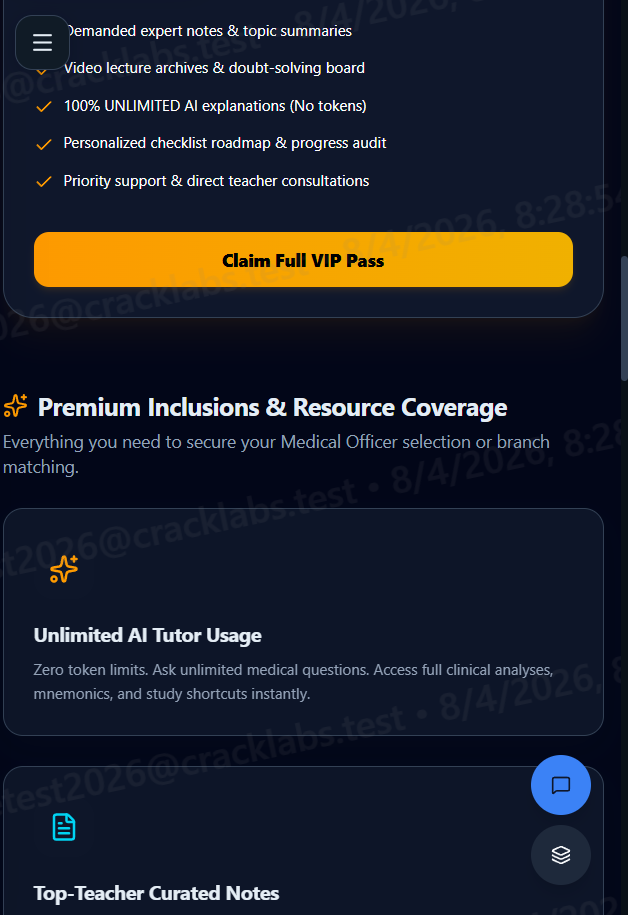
#> input picture audit-desktop-02-tests-mid.png, 628 x 915 px; its folder holds only this picture in this run
$ python -i ocr_tesseract.py   (imports and definitions only)
#> lines starting #> are read from the running program, lines starting #| are printed output that depends on the picture; after the words box and inside, x2 and y2 are one past the last pixel; in counts of white or black regions, pixels touching at a corner belong together
"""Tesseract OCREngine — production implementation.

Wraps `pytesseract` (Tesseract 5) with OpenCV preprocessing tuned for
medical-PDF page renders:

    1. Convert to grayscale
    2. Deskew via minAreaRect on the Otsu-thresholded image
    3. Median blur (k=3)
    4. Adaptive Gaussian threshold

This is the recipe that consistently gives > 90 % confidence on the
NEET-PG-2021 page renders.

The engine supports two entry points:

    ocr(image_path)             -> (text, confidence 0..100)
    ocr_region(image_path, bbox,
               page_width_px, page_height_px) -> cropped OCR

`bbox` is in PDF-point coordinates; we scale to pixel coordinates
using the supplied `page_width_px` / `page_height_px`.

Three graceful-degradation paths:
* No `pytesseract` installed -> returns ("", 0.0)
* Tesseract binary missing  -> returns ("", 0.0)
* OCR fails for any reason  -> returns ("", 0.0) + log warning
"""
from __future__ import annotations

import logging
import os
import shutil
import subprocess
from pathlib import Path

LOG = logging.getLogger("mce.ocr_tesseract")


# ----------------------------------------------------------------- optional deps

try:
    import pytesseract  # type: ignore
    from PIL import Image  # type: ignore
    _HAS_PYTESS = True
except Exception:  # pragma: no cover
    pytesseract = None  # type: ignore
    Image = None  # type: ignore
    _HAS_PYTESS = False

try:
    import cv2  # type: ignore
    import numpy as np  # type: ignore
    _HAS_CV2 = True
except Exception:  # pragma: no cover
    cv2 = None  # type: ignore
    np = None  # type: ignore
    _HAS_CV2 = False


# ----------------------------------------------------------------- tesseract binary discovery

_TESSERACT_BIN: str | None = None

# Repo-local tessdata directory.  Used when the system install lives in a
# write-protected location (e.g. C:\Program Files) and we need to drop
# additional language packs (e.g. ``equ``, ``osd``).
# Search upward from this file for a ``tools/tessdata`` directory.
def _find_repo_tessdata() -> Path | None:
    here = Path(__file__).resolve()
    for ancestor in here.parents:
        cand = ancestor / "tools" / "tessdata"
        if cand.is_dir() and any(cand.glob("*.traineddata")):
            return cand
    return None


_REPO_TESSDATA: Path | None = _find_repo_tessdata()


# [77 lines left out: functions _ensure_tessdata_prefix, _find_tesseract_binary, _set_pytesseract_cmd, not called in this run]


# ----------------------------------------------------------------- preprocessing


def _is_likely_clean(arr: np.ndarray) -> bool:
    """Heuristic: True if the page appears digital (sharp text on flat bg).

    Counts the proportion of pure-white and pure-black pixels (>250 or
    <5).  Clean digital renders typically have > 80 % of pixels at one
    extreme.  Scanned / photographed pages have many mid-grey pixels.
    """
    if arr.size == 0:
        return False
    # Subsample for speed.
    sample = arr[::4, ::4]
    flat = sample.ravel()
    extreme = np.count_nonzero((flat > 250) | (flat < 5))
    return float(extreme) / float(flat.size) > 0.65


def _preprocess_for_ocr(pil_image):
    """Content-aware preprocessing for OCR.

    Digital (clean) pages: minimal — convert to grayscale + 2x upscale.
    Scanned/noisy pages: deskew + adaptive threshold.

    Returns a PIL Image.  Falls back to the original image if cv2 is not
    available.
    """
    if not _HAS_CV2:
        return pil_image
    arr = np.array(pil_image.convert("L"))
    clean = _is_likely_clean(arr)
    if clean:
        # Minimal preprocessing: gentle upscale + median blur to kill
        # 1-pixel jaggies on rendered PDF glyphs.
        h, w = arr.shape
        if max(h, w) < 1800:
            arr = cv2.resize(arr, (w * 2, h * 2), interpolation=cv2.INTER_CUBIC)
        arr = cv2.medianBlur(arr, 3)
        return Image.fromarray(arr)
    # Scanned path: deskew via Otsu minAreaRect + adaptive threshold.
    _, thr = cv2.threshold(arr, 0, 255, cv2.THRESH_BINARY + cv2.THRESH_OTSU)
    coords = np.column_stack(np.where(thr < 255))
    if coords.size > 0:
        angle = cv2.minAreaRect(coords)[-1]
        if angle < -45:
            angle = -(90 + angle)
        else:
            angle = -angle
        if abs(angle) > 0.3:
            h, w = arr.shape
            M = cv2.getRotationMatrix2D((w / 2, h / 2), angle, 1.0)
            arr = cv2.warpAffine(arr, M, (w, h), flags=cv2.INTER_CUBIC,
                                 borderMode=cv2.BORDER_REPLICATE)
    arr = cv2.medianBlur(arr, 3)
    arr = cv2.adaptiveThreshold(arr, 255, cv2.ADAPTIVE_THRESH_GAUSSIAN_C,
                                cv2.THRESH_BINARY, 31, 11)
    return Image.fromarray(arr)


# ----------------------------------------------------------------- engine


class TesseractOCREngine:
    """Tesseract 5 with OpenCV preprocessing.

    Auto-discovers the tesseract binary. Multi-language: ``eng+equ+osd``.
    """

    name = "ocr_tesseract"

    # [116 lines left out: functions is_available, ocr, ocr_region, not called in this run]


__all__ = ["TesseractOCREngine"]

>>> from PIL import Image
>>> picture = Image.open('../../../audit-desktop-02-tests-mid.png')
#> picture is the input picture: PIL image 628x915 RGB; mean R, G, B 30, 32.8, 42.2
>>> result = _preprocess_for_ocr(picture)
#> in _preprocess_for_ocr, `arr = np.array(pil_image.convert("L"))`:
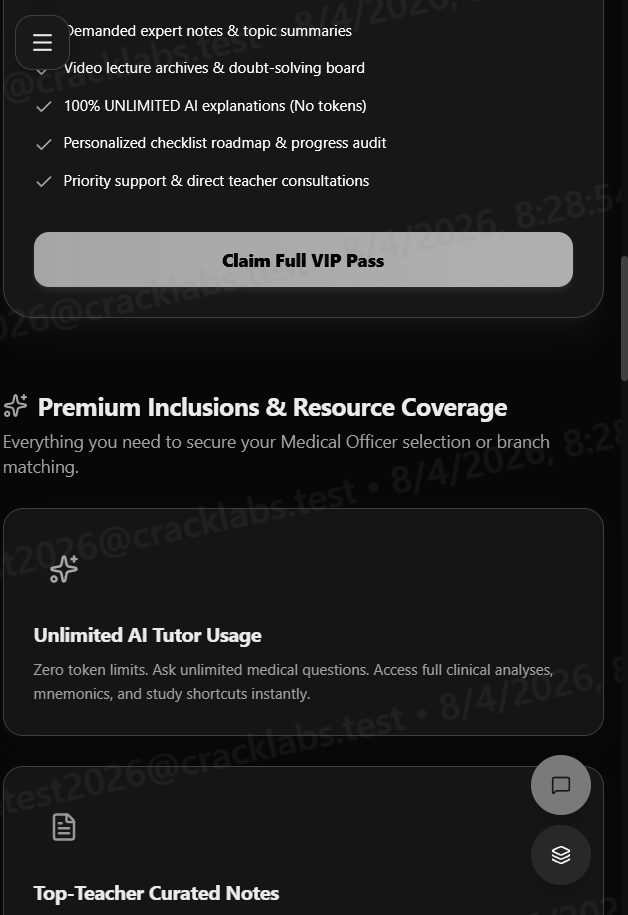
#> arr: shape (915, 628); min 0, max 255, mean 33.2
#> in _is_likely_clean, `sample = arr[::4, ::4]`:
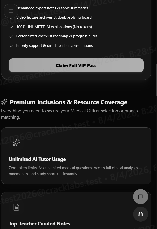
#> sample: shape (229, 157); min 0, max 255, mean 33.1
#> in _is_likely_clean, `extreme = np.count_nonzero((flat > 250) | (flat < 5))`: extreme = 125
#> in _preprocess_for_ocr, `clean = _is_likely_clean(arr)`: clean = False
#> in _preprocess_for_ocr, `_, thr = cv2.threshold(arr, 0, 255, cv2.THRESH_BINARY + cv2.THRESH_OTSU)`:
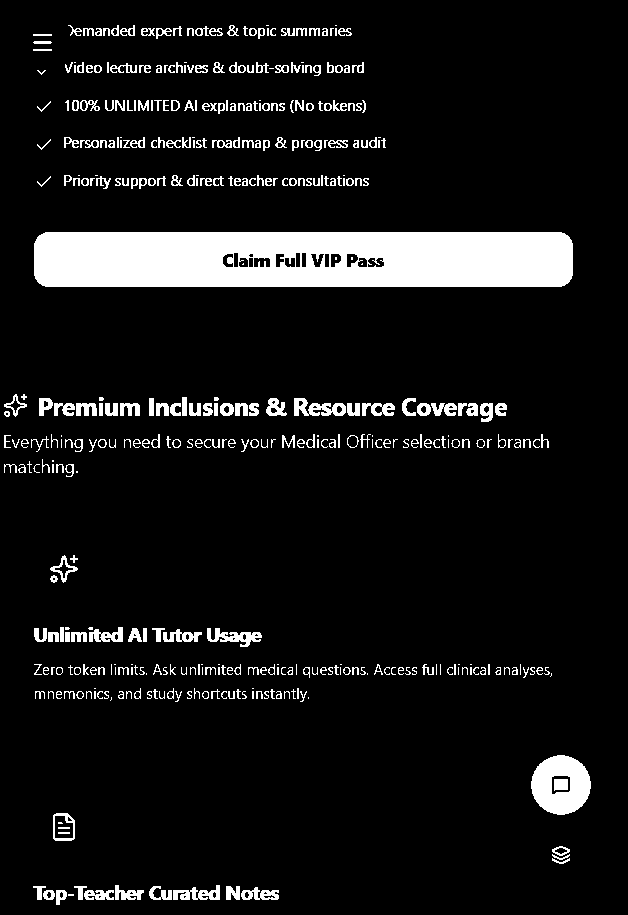
#> thr: shape (915, 628); 8.8% white; 439 white regions (99 under 20 px), largest, box (x1, y1, x2, y2) and area: (34, 232, 573, 287) 28308, (531, 755, 591, 815) 2494, (294, 398, 346, 416) 536
#> in _preprocess_for_ocr, `coords = np.column_stack(np.where(thr < 255))`: coords = 523898 pairs, first value 0 to 914, second value 0 to 627
#> in _preprocess_for_ocr, `angle = cv2.minAreaRect(coords)[-1]`: angle = -90
#> in _preprocess_for_ocr, `angle = -(90 + angle)`: angle = 0
#> in _preprocess_for_ocr, `arr = cv2.medianBlur(arr, 3)`:
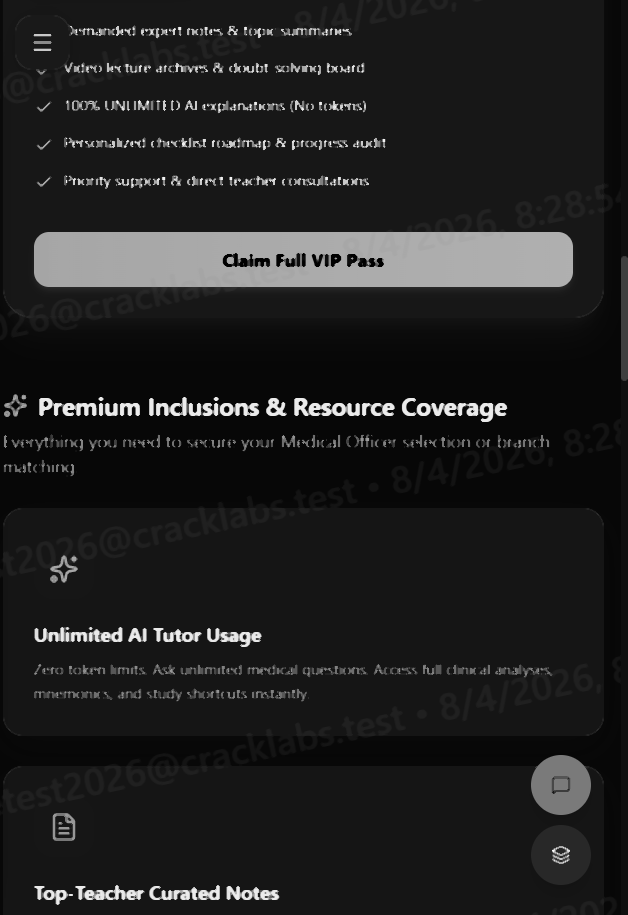
#> arr: shape (915, 628); min 0, max 250, mean 31.9
#> in _preprocess_for_ocr, `arr = cv2.adaptiveThreshold(arr, 255, cv2.ADAPTIVE_THRESH_GAUSSIAN_C, ..`:
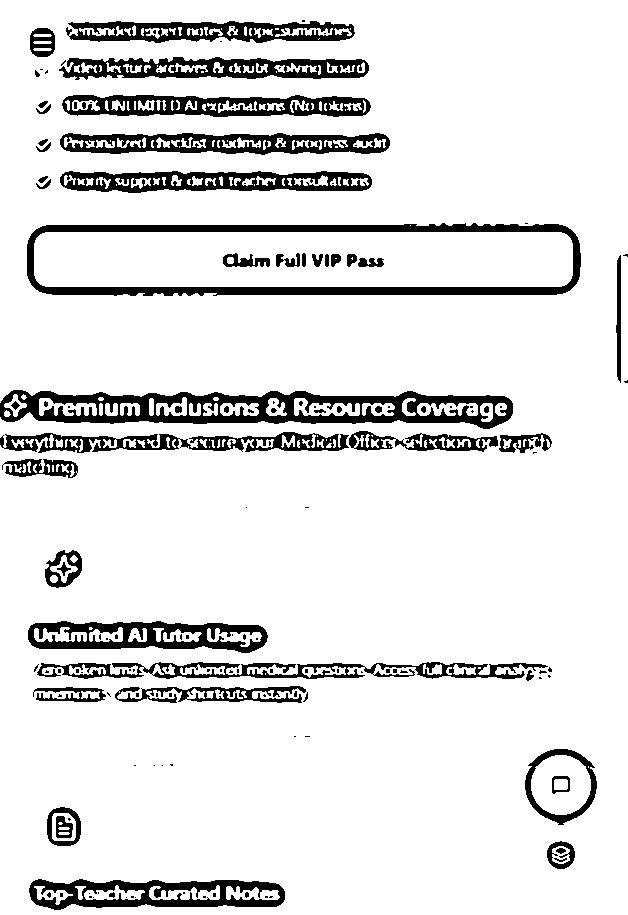
#> arr: shape (915, 628); 88.5% white; 157 black regions (101 under 20 px), largest, box (x1, y1, x2, y2) and area: (0, 390, 513, 429) 9542, (27, 223, 581, 296) 8761, (60, 133, 390, 155) 4387
